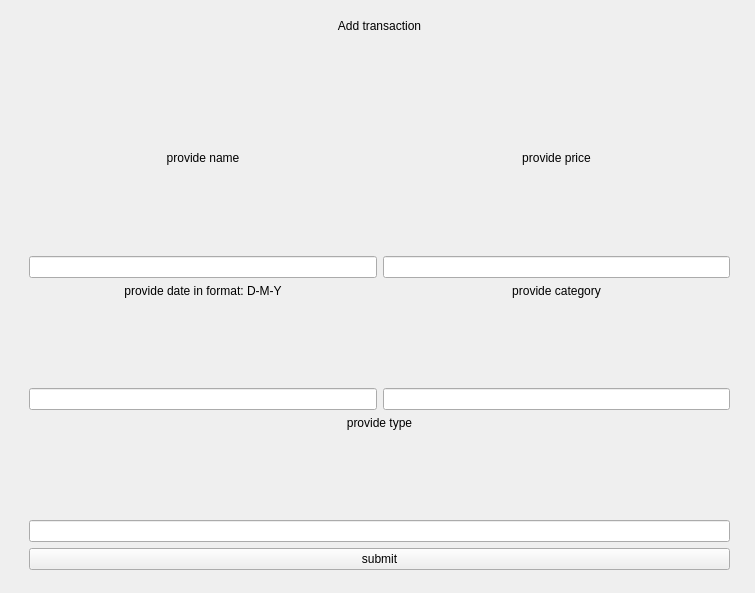
<?xml version="1.0" encoding="UTF-8"?>
<ui version="4.0">
 <class>Form</class>
 <widget class="QWidget" name="Form">
  <property name="geometry">
   <rect>
    <x>0</x>
    <y>0</y>
    <width>755</width>
    <height>593</height>
   </rect>
  </property>
  <property name="windowTitle">
   <string>Form</string>
  </property>
  <widget class="QWidget" name="verticalLayoutWidget">
   <property name="geometry">
    <rect>
     <x>29</x>
     <y>19</y>
     <width>701</width>
     <height>551</height>
    </rect>
   </property>
   <layout class="QVBoxLayout" name="mainLayout">
    <item>
     <widget class="QLabel" name="titleLabel">
      <property name="text">
       <string>Add transaction</string>
      </property>
      <property name="alignment">
       <set>Qt::AlignHCenter|Qt::AlignTop</set>
      </property>
     </widget>
    </item>
    <item>
     <layout class="QHBoxLayout" name="firstRow">
      <item>
       <layout class="QVBoxLayout" name="nameLayout">
        <item>
         <widget class="QLabel" name="nameLabel">
          <property name="text">
           <string>provide name</string>
          </property>
          <property name="alignment">
           <set>Qt::AlignHCenter|Qt::AlignTop</set>
          </property>
         </widget>
        </item>
        <item>
         <widget class="QLineEdit" name="nameLineEdit"/>
        </item>
       </layout>
      </item>
      <item>
       <layout class="QVBoxLayout" name="priceLayout">
        <item>
         <widget class="QLabel" name="priceLabel">
          <property name="layoutDirection">
           <enum>Qt::LeftToRight</enum>
          </property>
          <property name="text">
           <string>provide price</string>
          </property>
          <property name="alignment">
           <set>Qt::AlignHCenter|Qt::AlignTop</set>
          </property>
         </widget>
        </item>
        <item>
         <widget class="QLineEdit" name="priceLineEdit"/>
        </item>
       </layout>
      </item>
     </layout>
    </item>
    <item>
     <layout class="QHBoxLayout" name="secondRow">
      <item>
       <layout class="QVBoxLayout" name="dateLayout">
        <item>
         <widget class="QLabel" name="dateLabel">
          <property name="text">
           <string>provide date in format: D-M-Y</string>
          </property>
          <property name="alignment">
           <set>Qt::AlignHCenter|Qt::AlignTop</set>
          </property>
         </widget>
        </item>
        <item>
         <widget class="QLineEdit" name="dateLineEdit"/>
        </item>
       </layout>
      </item>
      <item>
       <layout class="QVBoxLayout" name="categoryLayout">
        <item>
         <widget class="QLabel" name="categoryLabel">
          <property name="text">
           <string>provide category</string>
          </property>
          <property name="alignment">
           <set>Qt::AlignHCenter|Qt::AlignTop</set>
          </property>
         </widget>
        </item>
        <item>
         <widget class="QLineEdit" name="categoryLineEdit"/>
        </item>
       </layout>
      </item>
     </layout>
    </item>
    <item>
     <layout class="QHBoxLayout" name="thirdRow">
      <item>
       <layout class="QVBoxLayout" name="typeLayout">
        <item>
         <widget class="QLabel" name="typeLabel">
          <property name="text">
           <string>provide type</string>
          </property>
          <property name="alignment">
           <set>Qt::AlignHCenter|Qt::AlignTop</set>
          </property>
         </widget>
        </item>
        <item>
         <widget class="QLineEdit" name="typeLineEdit"/>
        </item>
       </layout>
      </item>
     </layout>
    </item>
    <item>
     <widget class="QPushButton" name="submitButton">
      <property name="text">
       <string>submit</string>
      </property>
     </widget>
    </item>
   </layout>
  </widget>
 </widget>
 <resources/>
 <connections/>
</ui>
